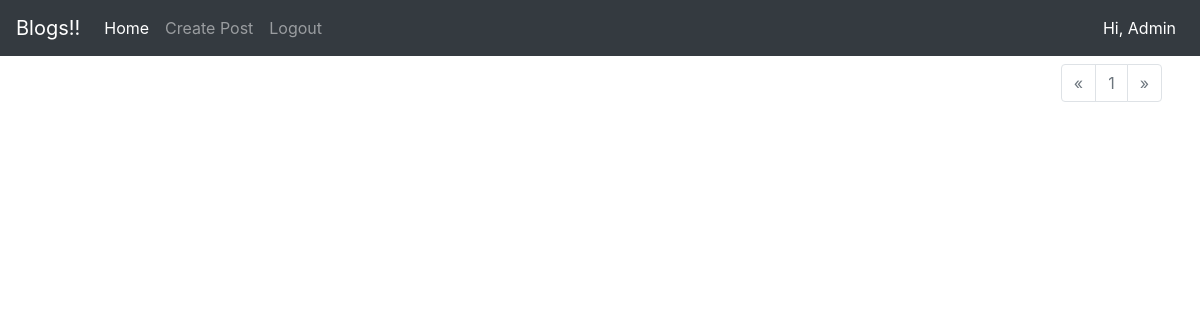
Page /home (signed in) on the earlier database version.
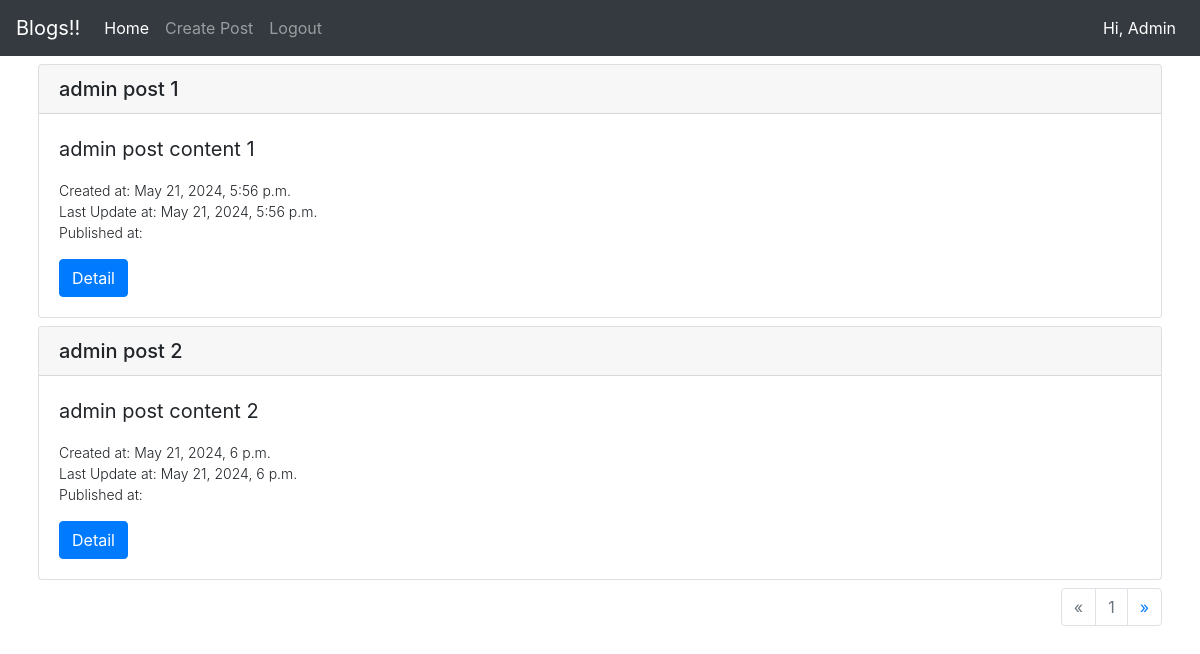
Same page on the later database version.
### post/models.py (models this page shows)
class Post(models.Model):
    user = models.ForeignKey(User, on_delete=models.CASCADE)
    title = models.CharField(max_length=256)
    content = models.TextField()
    created_at = models.DateTimeField(auto_now_add=True)
    updated_at = models.DateTimeField(auto_now=True)
    published_at = models.DateTimeField(null=True, blank=True)
    is_draft = models.BooleanField(default=True)

### post/views.py (the view)
# urls.py: path('home', PostListView.as_view(), name='home_page'),
class PostListView(LoginRequiredMixin, ListView):
    template_name = 'posts.html'
    context_object_name = 'objects'
    paginator_class = Paginator
    paginate_by = 2
    def get_queryset(self):
        return Post.objects.filter(user=self.request.user).all()

### post/templates/posts.html (shortened to what this page needs)
{% extends 'base.html' %}
{% load crispy_forms_tags %}
{% block navigation %}
{% include 'nav.html' %}
{% endblock %}
{% block body %}
{% for post in objects %}
    <div class="card mb-2">
        <h5 class="card-header">{{post.title}}</h5>
        <div class="card-body">
            <blockquote class="blockquote mb-0">
                <p class="card-text">{{post.content|truncatechars:100}}</p>
                <p class="font-weight-light" style="font-size:14px">
                    Created at: {{post.created_at}}<br>
                    Last Update at: {{post.updated_at}}<br>
                    Published at: {% if not post.is_draft %}{{post.published_at}}{% endif %}
                </p>
            </blockquote>
            <a href="#" class="btn btn-primary">Detail</a>
        </div>
    </div>
{% endfor %}
<nav aria-label="...">
  <ul class="pagination justify-content-end">
    <li class="page-item {% if not page_obj.has_previous %}disabled{% endif %}">
      <a class="page-link" href="{% if page_obj.has_previous %}{% url 'post:home_page' %}?page={{page_obj.previous_page_number}}{% endif %}" aria-label="Previous">
        <span aria-hidden="true">&laquo;</span>
      </a>
    </li>
    <li class="page-item disabled">
      <a class="page-link" href="">{{page_obj.number}} <span class="sr-only">(current)</span></a>
    </li>
    <li class="page-item {% if not page_obj.has_next %}disabled{% endif %}">
      <a class="page-link" href="{% if page_obj.has_next %}{% url 'post:home_page' %}?page={{page_obj.next_page_number}}{% endif %}" aria-label="Next">
        <span aria-hidden="true">&raquo;</span>
      </a>
    </li>
  </ul>
</nav>
{% endblock %}

### templates/base.html (shortened to what this page needs)
<html>
    <head>
        <link rel="stylesheet" href="https://cdn.jsdelivr.net/npm/bootstrap@4.0.0/dist/css/bootstrap.min.css"
>
    </head>
    <body>
        {% block navigation %}{% endblock %}
        <div class="container p-2">
            {% block body %}
            {% endblock %}
        </div>
    </body>
</html>

### templates/nav.html (shortened to what this page needs)
<nav class="navbar navbar-expand-lg navbar-dark bg-dark">
  <a class="navbar-brand" href="">Blogs!!</a>
  <div class="collapse navbar-collapse" id="navbarTogglerDemo02">
    <ul class="navbar-nav mr-auto mt-2 mt-lg-0">
      <li id="home_page_nav" class="nav-item active">
        <a class="nav-link" href="{% url 'post:home_page' %}">Home <span class="sr-only">(current)</span></a>
      </li>
      <li id="create_post_page_nav" class="nav-item">
        <a class="nav-link" href="{% url 'post:post_create' %}">Create Post</a>
      </li>
      <li class="nav-item">
        <a class="nav-link" href="{% url 'account:logout' %}">Logout</a>
      </li>
    </ul>
    <form class="form-inline my-2 my-lg-0">
      <ul class="navbar-nav mr-auto mt-2 mt-lg-0">
        <li class="nav-item active">
          <a class="nav-link">Hi, {{request.user.username|title}}</a>
        </li>
      </ul>
    </form>
  </div>
</nav>

Differences in the rows shown:
added Post: title "admin post 1", content "admin post content 1", created_at "May 21, 2024, 5:56 p.m.", updated_at "May 21, 2024, 5:56 p.m."
added Post: title "admin post 2", content "admin post content 2", created_at "May 21, 2024, 6 p.m.", updated_at "May 21, 2024, 6 p.m."
